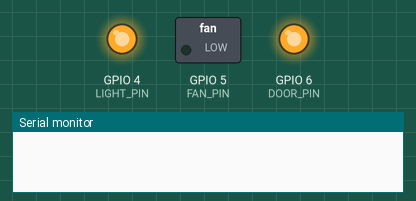
Simulated run of this sketch. Board: ESP32-S3. On the bench: switched loads named in the sketch (green lamp = pin HIGH), output pins drawn as LEDs (lit = HIGH), the last lines printed to the serial monitor.

Above: at 2.5 s.
At 7.5 s:
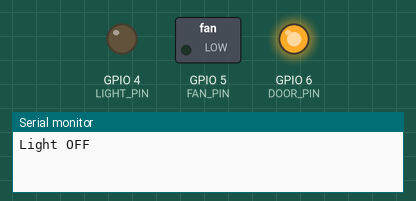
Timing chart, 0 to 13.0 s (numbered marks = the images above):
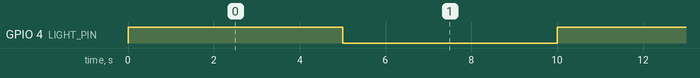

The sketch:

main.ino
```cpp
#define LIGHT_PIN 4
#define FAN_PIN 5
#define DOOR_PIN 6

bool lightState = false;
bool fanState = false;
bool doorState = false;

void initializeDevices()
{
    pinMode(LIGHT_PIN, OUTPUT);
    pinMode(FAN_PIN, OUTPUT);
    pinMode(DOOR_PIN, OUTPUT);

    digitalWrite(LIGHT_PIN, LOW);
    digitalWrite(FAN_PIN, LOW);
    digitalWrite(DOOR_PIN, LOW);
}

void applyDeviceStates()
{
    digitalWrite(
        LIGHT_PIN,
        lightState ? HIGH : LOW
    );

    digitalWrite(
        FAN_PIN,
        fanState ? HIGH : LOW
    );

    digitalWrite(
        DOOR_PIN,
        doorState ? HIGH : LOW
    );
}

void updateDeviceState(
    int deviceId,
    bool status
)
{
    switch(deviceId)
    {
        case 1:
            lightState = status;
            break;

        case 2:
            fanState = status;
            break;

        case 3:
            doorState = status;
            break;
    }

    applyDeviceStates();
}

void toggleLight()
{
    lightState = !lightState;

    digitalWrite(
        LIGHT_PIN,
        lightState ? HIGH : LOW
    );

    Serial.println(
        lightState ?
        "Light ON" :
        "Light OFF"
    );
}

void toggleFan()
{
    fanState = !fanState;

    digitalWrite(
        FAN_PIN,
        fanState ? HIGH : LOW
    );
}

void toggleDoor()
{
    doorState = !doorState;

    digitalWrite(
        DOOR_PIN,
        doorState ? HIGH : LOW
    );
}

void setup() {
  Serial.begin(115200);

  initializeDevices();

    // fetch from:
    // api/device_get_list.php

    updateDeviceState(1, true);
    updateDeviceState(2, false);
    updateDeviceState(3, true);
}

unsigned long previousMillis = 0;

void loop() {
  if(millis() - previousMillis >= 5000)
  {
        previousMillis = millis();
        toggleLight();
  }
}
```

Measured:
- by itself, GPIO 4 (LIGHT_PIN): alternates HIGH for 5.0 s and LOW for 5.0 s
